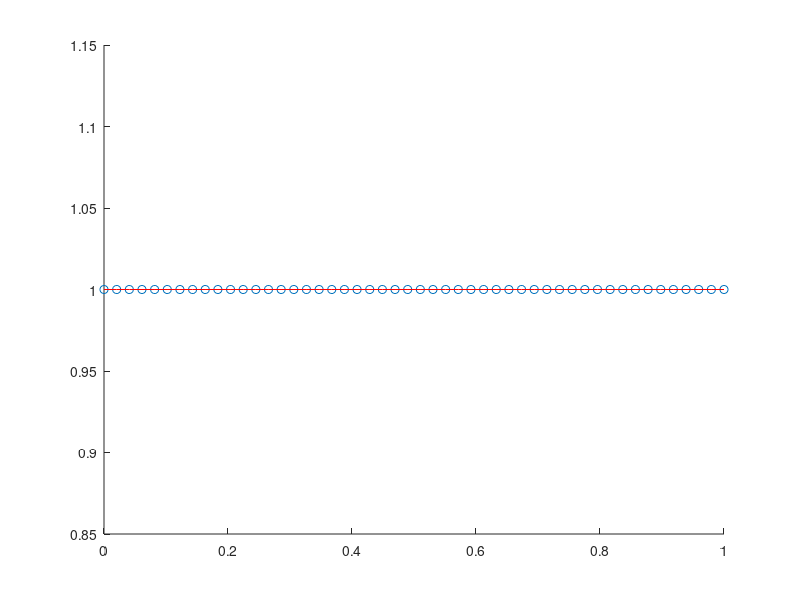

This figure's MATLAB source:
clear all;

% Generate some random data
t = linspace(0, 1, 50);
p = sin(pi*2/3*t+0.3) + cos(pi*2*t) + rand(1, 50)*0.2;
p = ones(1, 50);

% Standard regression for reference
T = [ones(1,50); t; t.^2; t.^3]';
c = (T'*T)^-1 * T' * p';
fit1 = c(1) + c(2)*t + c(3)*t.^2 + c(4)*t.^3;

% Calculate f(t) -- polynomial that passes through all constrained points
% y = m*x + q
% y - m*x = q
% y1 = m*x1 + q
% y2 = m*x2 + q
% y1 - m*x1 = y2 - m*x2
% y1-y2 = m*x1 - m*x2
% (y1-y2)/(x1-x2) = m
m = (p(1)-p(end)) / (t(1)-t(end));
q = p(1) - m*t(1);
f = m*t + q;

% Constrained regression
% https://stats.stackexchange.com/questions/50447/perform-linear-regression-but-force-solution-to-go-through-some-particular-data
% y = f(t) + (t-t1)(t-t2)(c0 + c1*t + c2*t^2 + c3*t^3)
% r(t) = (t-t1)(t-t2)
% y - f(t) = c0*r(t) + c1*r(t)*t + c2*r(t)*t^2 + c3*r(t)*t^3
r = (t-t(1)).*(t-t(end));
Y = p - f;
T = [r; r.*t; r.*t.^2; r.*t.^3]';
c = (T'*T)^-1 * T' * Y';
fit2 = (c(1)*r + c(2)*r.*t + c(3)*r.*t.^2 + c(4)*r.*t.^3) + f;

hold off
scatter(t, p);
hold on
plot(t, fit1, 'r--');
plot(t, fit2, 'r');
